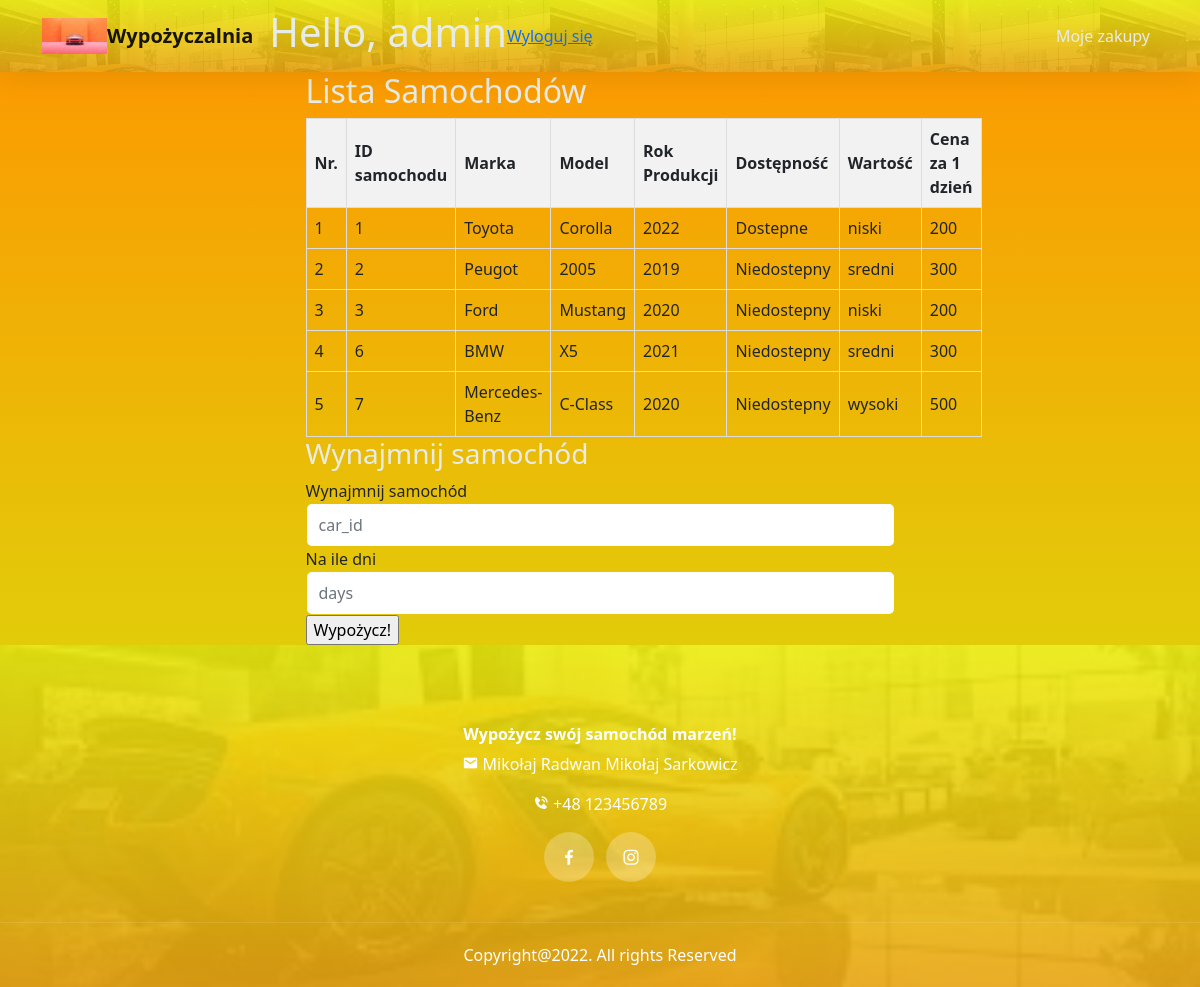
/panelklient.php (signed in), run on the app's committed database.
### tables this page shows
CREATE TABLE `cars` (
  `car_id` int(11) NOT NULL,
  `brand` varchar(255) NOT NULL,
  `model` varchar(255) NOT NULL,
  `year` int(11) NOT NULL,
  `availability` varchar(50) NOT NULL,
  `car_value` varchar(50) NOT NULL,
  `pricefor1day` int(11) NOT NULL
);

### panelklient.php (the view, shortened to what this page needs)
<!DOCTYPE html>
<html lang="en">
  <head>
    <link rel="stylesheet" href="css/bootstrap.min.css" />
    <link rel="stylesheet" href="css/owl.carousel.min.css" />
    <link rel="stylesheet" href="css/owl.theme.default.min.css" />
    <link
      href="https://unpkg.com/boxicons@2.1.1/css/boxicons.min.css"
      rel="stylesheet"
    />
    <link rel="stylesheet" href="css/style.css" />
    <link href="https://cdn.jsdelivr.net/npm/bootstrap@5.2.0-beta1/dist/css/bootstrap.min.css" rel="stylesheet">
  </head>
  <body data-bs-spy="scroll" data-bs-target=".navbar" data-bs-offset="70">
    <nav class="navbar navbar-expand-lg navbar-light bg-white sticky-top">
      <div class="container">
        <img style="width:65px" src="imgs/tlo.jpg" a href="panelklient.php">
        <a class="navbar-brand" a href="panelklient.php">Wypożyczalnia</a>
        <?php
if(isset($_SESSION['logon']) && $_SESSION['logon'] == True){
  echo '<h1>Hello, '.$_SESSION['username'].'</h1><br/><a href="logout.php">Wyloguj się</a>';
}
else{
  $_SESSION['error'] = "Proszę się zalogować!";
  header('Location: rejestracja.php');
  exit();
}
?>
        <div class="collapse navbar-collapse" id="navbarNav">
          <ul class="navbar-nav ms-auto">
              <a style="text-align:center" class="nav-link" href="klientzam.php">Moje zakupy</a>
        </ul>
        </div>
      </div>
    </nav>
    <div class="container px-4 px-lg-5 content-posts">
      <div class="row gx-4 gx-lg-5 justify-content-center">
        <div class="col-md-10 col-lg-8 col-xl-7">
		<h2>Lista Samochodów</h2>
<?php
require_once('db.php');
$sql = "SELECT * FROM cars";
$result = $conn->query($sql);
if ($result->num_rows > 0) {
  echo "<table>";
  echo "<tr><th>Nr.</th><th>ID samochodu</th><th>Marka</th><th>Model</th><th>Rok Produkcji</th><th>Dostępność</th><th>Wartość</th><th>Cena za 1 dzień</th></tr>";
  $rowNumber = 1;
  while ($row = $result->fetch_assoc()) {
      echo "<tr>";
      echo "<td>" . $rowNumber . "</td>";
      echo "<td>" . $row['car_id'] . "</td>";
      echo "<td>" . $row['brand'] . "</td>";
      echo "<td>" . $row['model'] . "</td>";
      echo "<td>" . $row['year'] . "</td>";
      echo "<td>" . $row['availability'] . "</td>";
      echo "<td>" . $row['car_value'] . "</td>";
      echo "<td>" . $row['pricefor1day'] . "</td>";
      echo "</tr>";
      $rowNumber++;
  }
  echo "</table>";
} else {
    echo "Brak rekordów w tabeli.";
}
?>
	<h3>Wynajmnij samochód</h3>
	<form action="wynajmijsamochod.php" method="post">
  <div class="form-group">
     <label>Wynajmnij samochód</label>
     <input type="text" style="background-color:white" name="rent_id" class="form-control" placeholder="car_id" required>
  </div>
  <div class="form-group">
     <label>Na ile dni</label>
     <input type="number" style="background-color:white" name="days" class="form-control" placeholder="days" required>
  </div>
       <input type="submit" style="text-align:right" name="submit" value="Wypożycz!">
 </form>
        </div>
      </div>
    </div>
    <footer>
      <div class="footer-top text-center">
        <div class="container">
          <div class="row justify-content-center">
            <div class="col-lg-6 text-center">
              <h4 class="navbar-brand">Wypożycz swój samochód marzeń!</h4>
                <p><i class="bx bxs-envelope"></i> Mikołaj Radwan Mikołaj Sarkowicz</p>
                <p><i class="bx bxs-phone-call"></i> +48 123456789</p>
              <div class="col-auto social-icons">
                <a href="https://www.facebook.com/profile.php?id=100005153190237"><i class="bx bxl-facebook"></i></a>
                <a href="https://www.instagram.com/radwanmikolaj/"><i class="bx bxl-instagram"></i></a>
              </div>
            </div>
          </div>
        </div>
      </div>
      <div class="footer-bottom text-center">
        <p class="mb-0">Copyright@2022. All rights Reserved</p>
      </div>
    </footer>
  </body>
</html>

### css/style.css (style rules this page uses)
:root { --brand: rgb(211, 233, 14); --dark: #e8ece7; --body: #36de08; --border: rgba(0, 0, 0, 0.08); --shadow: 0px 6px 30px rgba(0, 0, 0, 0.08); }
body { font-family: "Barlow", sans-serif; color: var(--dark); line-height: 1.7; background: linear-gradient( 0deg, rgb(211, 233, 14), rgb(254, 149, 1) ), url(../imgs/1.jpg), #b84e08; }
h1, h2, h3, h4, h5, h6, .display-1, .display-2, .display-3, .display-4 { font-weight: 700; color: var(--dark); }
img { width: 100%; }
a { color: var(--dark); transition: all 0.4s ease; font-weight: 500; }
.navbar { box-shadow: var(--shadow); background: linear-gradient( 0deg, rgba(232, 164, 17, 0.9), rgba(236, 236, 13, 0.9) ), url(../imgs/1.jpg), #ff1100; }
.social-icons a { width: 28px; height: 28px; display: inline-flex; color: #fff; background-color: rgba(255, 255, 255, 0.25); text-decoration: none; align-items: center; justify-content: center; border-radius: 100px; }
.navbar .navbar-nav .nav-link { color: var(--dark); }
.navbar-brand { font-size: 28px; font-weight: 700; }
footer { background: linear-gradient( 0deg, rgba(232, 164, 17, 0.9), rgba(236, 236, 13, 0.9) ), url(../imgs/1.jpg), #9c7012; background-size: cover; background-position: center; background-repeat: no-repeat; }
footer .footer-top { padding-top: 80px; padding-bottom: 40px; }
.footer-bottom { border-top: 1px solid rgba(255, 255, 255, 0.1); padding-bottom: 20px; padding-top: 20px; }
footer .navbar-brand { color: #fff; }
footer p { color: #fff; }
footer .social-icons a { width: 50px; height: 50px; font-size: 20px; margin-left: 4px; margin-right: 4px; }
input.form-control { border-color: transparent; height: 44px; background-color: darkgray; }
.form-control { background-color: rgba(0, 0, 0, 0.04); border-color: rgba(0, 0, 0, 0.04); }

### panelklient.php (style rules this page uses)
table { border-collapse: collapse; width: 100%; }
th, td { border: 1px solid #dddddd; text-align: left; padding: 8px; }
th { background-color: #f2f2f2; }

### data on the page
cars: car_id "1", brand "Toyota", model "Corolla", year "2022", availability "Dostepne", car_value "niski", pricefor1day "200"
cars: car_id "2", brand "Peugot", model "2005", year "2019", availability "Niedostepny", car_value "sredni", pricefor1day "300"
cars: car_id "3", brand "Ford", model "Mustang", year "2020", availability "Niedostepny", car_value "niski", pricefor1day "200"
cars: car_id "6", brand "BMW", model "X5", year "2021", availability "Niedostepny", car_value "sredni", pricefor1day "300"
cars: car_id "7", brand "Mercedes-Benz", model "C-Class", year "2020", availability "Niedostepny", car_value "wysoki", pricefor1day "500"

### other printed values
$_SESSION['username'] "admin"
